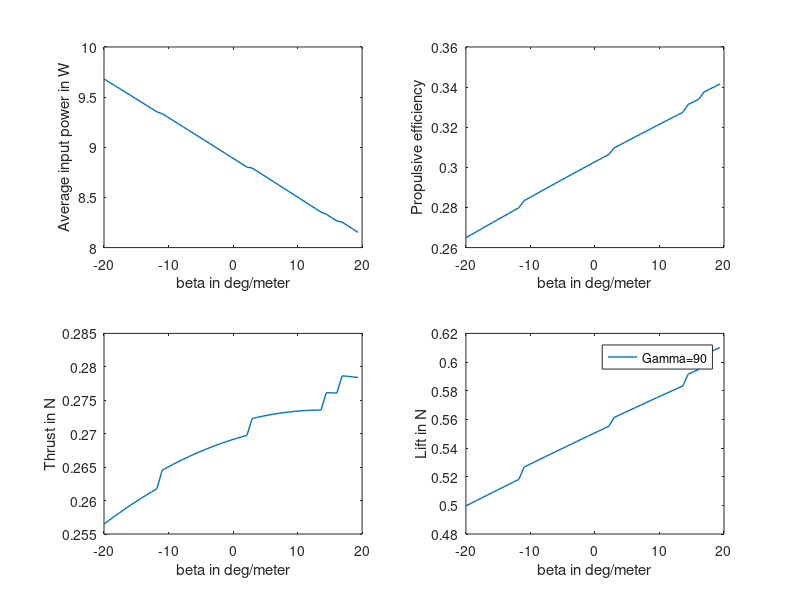

MATLAB code for this plot: (Note: this script raises an error after producing the figure.)
clc
%clear all
format short
alphastall=deg2rad(13); %LIEBECK LPT 110A
Cmac=0.025; %airfoil property
aspectratio=8.28;
alpha_o=deg2rad(0.5); %airfoil property
eta=0.98; % leading edge suction efficiency
rho= 1.1033; % density of air(kg/m3) at 500m
f=9.27; % flapping frequency (Hz) %FIXING FOR NOW
U=10; % forward velocity (m/s)
mew=1.8458*10^-5; % (coefficient of viscocity(Ns/m2) or in (kg/ms)) at 500m
dt=1/(20*f); %time interval
dy=0.023125;%section width (for each of 10 sections)
ddy=dy*10; %half span in m
%%%%%%%%%%%%%%%%%%%%%%%%%% PARAMETERS THAT CAN BE CHANGED %%%%%%%%%%%%%%%%%%%%
theta_a=deg2rad(6); % pitching angle of flapping angle with respect to U(rad)
gamma=deg2rad(105/2); % maximum flapping
%%%%%%%%%%%%%%%%%%%%%%%%%%
f_u = 9.27; % in Hz
f_l = 7.11; %in Hz
gamma_u = rad2deg(2*asin((0.3*U)/(f_l*ddy*2))) %upper limit for max flapping angle - 131.6516 deg
gamma_l = rad2deg(2*asin((0.3*U)/(f_u*ddy*2))) %lower limit for mx flapping angle - 88.8105 deg
%%%%%%%%%%%%%%%%%%%%%%%%%%
span = [0 0.0195423 0.0382702 0.0578125 0.0773548 0.0960827 0.115625 0.135167 0.153895 0.173438 0.19298 0.211708 0.23125];
c = [0.1018852 0.0937705 0.087459 0.0847541 0.0838525 0.0829508 0.0766394 0.0721311 0.0685245 0.0658196 0.0405738 0.02073766 0];
beta=-20:0.82021:20; % deg/meter (1 to 6.096 in intervals of 0.25) deg per feet
a = 90:5:130
for p=a
    gamma = deg2rad(p/2)
for z=1:length(beta)
    theta_o=deg2rad(beta(z)); % pitching motion amplitude(rad/feet)
    for x = 1:1:12
        o=((pi*f*c(x))/U); % reduced frequency
        count=1;
        for t = 0:dt:1/f
            dihedral=gamma*cos(2*pi*f*t);
            theta=-(theta_o*span(x)*sin(2*pi*f*t))+theta_a;
            h=-gamma*span(x)*cos(2*pi*f*t);
            hdot=gamma*span(x)*sin(2*pi*f*t)*2*pi*f;
            hdoubledot=-((2*pi*f)^2)*h;
            thetadot=-theta_o*span(x)*cos(2*pi*f*t)*2*pi*f;
            thetadoubledot=theta_o*span(x)*sin(2*pi*f*t)*2*pi*f*2*pi*f;
            Vpitch=0.75*c(x)*thetadot;
            Vplunge=hdot*cos(theta-theta_a);
            Downwardvelocity=U*(theta-theta_a);
            Vpitchdot=0.75*c(x)*thetadoubledot;
            Vplungedot=-hdot*sin(theta-theta_a)*thetadot+hdoubledot*cos(theta-theta_a);
            Downwardvelocitydot=U*thetadot;
            temp(x,count)=(Vpitch+Vplunge+Downwardvelocity)/U;
            alpha=(temp(x,count));
            angle(x,count)= (((Vpitchdot+Vplungedot+Downwardvelocitydot)/U))*180/pi;
            alphadot=(Vpitchdot+Vplungedot+Downwardvelocitydot)/U;
            AR=aspectratio;
            C1=(0.5*AR)/(2.32+AR);
            C2=(0.181)+(0.772/AR);
            F=1-((C1*o^2)/(o^2+C2^2));
            G=-((C1*C2*o)/(o^2+C2^2));
            C=(F^2+G^2)^0.5;
            w=(U*2*(alpha_o+theta_a))/(2+AR);
            alphap=((AR/(2+AR))*(F*alpha+(c(x)/(2*U))*(G/o)*alphadot))-w/U;
            b=(U*alphadot)-(0.25*c(x)*thetadoubledot);
            Vx=(U*cos(theta))-(hdot*sin(theta-theta_a));
            % velocityx(x,count)=U*cos(theta)-hdot*sin(theta-theta_a);
            tempp(x,count)=(((alphap+theta_a-(0.75*c(x)*thetadot/U))))*180/pi;
            if (alphap+theta_a-((0.75*c(x)*thetadot)/U)) >= alphastall
                Vn=hdot*cos(theta-theta_a)+0.5*c(x)*thetadot+U*sin(theta);
                Vs=sqrt((Vx^2+Vn^2));
                dNc(x,count)=(1.98*Vs*Vn*c(x)*rho*dy)/2;
                dNa(x,count)=(rho*pi*c(x)^2*dy*b)/8;
                dDf(x,count)=0;
                dTs(x,count)=0;
                dDcamb(x,count)=0;
                dPin(x,count)=(dNc(x,count)+dNa(x,count))*(hdot*cos(theta-theta_a)+0.5*c(x)*thetadot);
                dL(x,count)=((dNa(x,count)+dNc(x,count))*cos(theta))+((dTs(x,count)-dDf(x,count)-dDcamb(x,count))*sin(theta))*cos(dihedral);
                dT(x,count)= ((dTs(x,count)-dDf(x,count)-dDcamb(x,count))*cos(theta))-((dNa(x,count)+dNc(x,count))*sin(theta));
            else
                Vy=(U*(alphap+theta_a))-(0.5*c(x)*thetadot);
                % velocityy(x,count)=U*(alphap+theta_a)-0.5*c(x)*thetadot;
                V=sqrt((Vx)^2+(Vy)^2);
                dDcamb(x,count)=-2*pi*alpha_o*(alphap+theta_a)*rho*U*V*c(x)*dy*0.5;
                dNc(x,count)=rho*U*V*pi*(alphap+theta_a+alpha_o)*dy*c(x);
                %circulatory normal force
                dNa(x,count)=(rho*pi*(c(x)^2)*b*dy)/4; %normal force due to apparent mass effect
                dTs(x,count)=eta*2*pi*((alphap+theta_a-((0.25*c(x)*thetadot)/U))^2)*rho*U*(V/2).*dy*c(x); %leading edge suction force
                re=(rho*U*c(x))/(mew);
                Cdf(x,count)=0.89/((log10(re))^2.58);
                dDf(x,count)=Cdf(x,count)*rho*((Vx)^2)*c(x)*dy*0.5; %friction drag
                dFx=(dTs(x,count)-dDcamb(x,count)-dDf(x,count));
                dN=((dNa(x,count)+dNc(x,count)));
                dL(x,count)=(dN*cos(theta)+dFx*sin(theta))*cos(dihedral);
                dT(x,count)= (dFx*cos(theta))-(dN*sin(theta));
                dM=-(((rho*pi*(c(x)^3)*thetadot*U)/16)+(rho*pi*(c(x)^4)*thetadoubledot)/128)*dy;
                dmac=Cmac*rho*dy*(c(x).^2)*U*V*0.5;
                dPin(x,count)=((dFx)*hdot*sin(theta-theta_a))+((dN)*(hdot*cos(theta-theta_a)+(0.25*c(x)*thetadot)))+(0.25*c(x)*thetadot*dNa(x,count))-((dM+dmac)*thetadot);
            end
            time(count)=t;
            count=count+1;
        end
    end
    avglift=0;
    avgthrust=0;
    avgpower=0;
    for i=1:count-1
        lift(i)=0;
        thrust(i)=0;
        power(i)=0;
    end
    for i=1:count-1
        for k=1:x
            lift(i)=lift(i)+dL(k,i);
            thrust(i)=thrust(i)+dT(k,i);
            power(i)=power(i)+dPin(k,i);
        end
        avglift=avglift+lift(i)*dt;
        avgthrust=avgthrust+thrust(i)*dt;
        avgpower=avgpower+power(i)*dt;
    end
    avgliftt(z)=avglift*f;
    avgthrustt(z)=avgthrust*f;
    averagepowerinput(z)=avgpower*f;
    efficiency(z)=(avgthrustt(z)*U)/averagepowerinput(z);
end

grid on
%figure(1)
subplot(2,2,1)
if rad2deg(2*gamma)<=120
    plot(beta,2*averagepowerinput, 'linewidth',1)
    hold on
else
    plot(beta,2*averagepowerinput,'-*')
    hold on
end
xlabel('beta in deg/meter')
ylabel('Average input power in W')

subplot(2,2,2)
if rad2deg(2*gamma)<=120
    plot(beta,efficiency, 'linewidth',1)
    hold on
else
    plot(beta,efficiency,'-*')
    hold on
end
ylabel('Propulsive efficiency')
xlabel('beta in deg/meter')

subplot(2,2,3)
if rad2deg(2*gamma)<=120
    plot(beta,2*avgthrustt, 'linewidth',1)
    hold on
else
    plot(beta,2*avgthrustt,'-*')
    hold on
end
% plot(beta,2*avgthrustt)
xlabel('beta in deg/meter')
ylabel('Thrust in N')

subplot(2,2,4)
if rad2deg(2*gamma)<=120
    plot(beta,2*avgliftt, 'linewidth',1)
    hold on
else
    plot(beta,2*avgliftt,'-*')
    hold on
end
% plot(beta,2*avgliftt)
ylabel('Lift in N')
xlabel('beta in deg/meter')
%legend('theta_a=5','theta_a=5.5','theta_a=6','theta_a=6.5','theta_a=7','theta_a=7.5','theta_a=8','theta_a=8.5','theta_a=9','theta_a=9.5','theta_a=10')
legend('Gamma=90', 'Gamma=95','Gamma=100', 'Gamma=105','Gamma=110', 'Gamma=115', 'Gamma=120','Gamma=125', 'Gamma=130')
sgtitle('Performance Curves for \theta_a = 5.5^0')
end
% [AX,H1,H2] = plotyy(beta,2*ll,beta,2*tt,'plot')

% set(get(AX(1),'Ylabel'),'String','Avg Lift(lbf)')
% set(get(AX(2),'Ylabel'),'String','Avg Thrust(lbf)')
% yyaxis left
% plot(beta,2*avgliftt)
% yyaxis right
% plot(beta,2*avgthrustt)